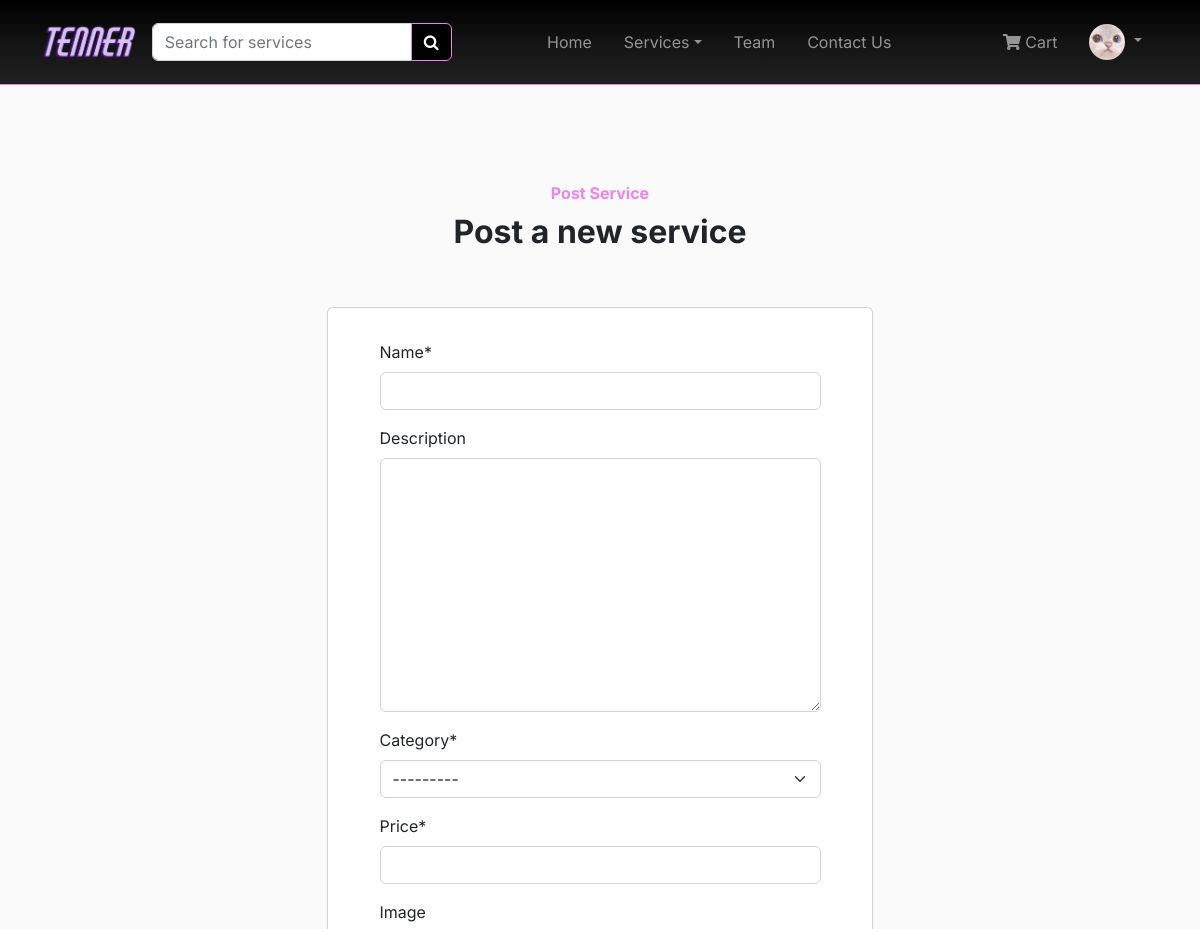
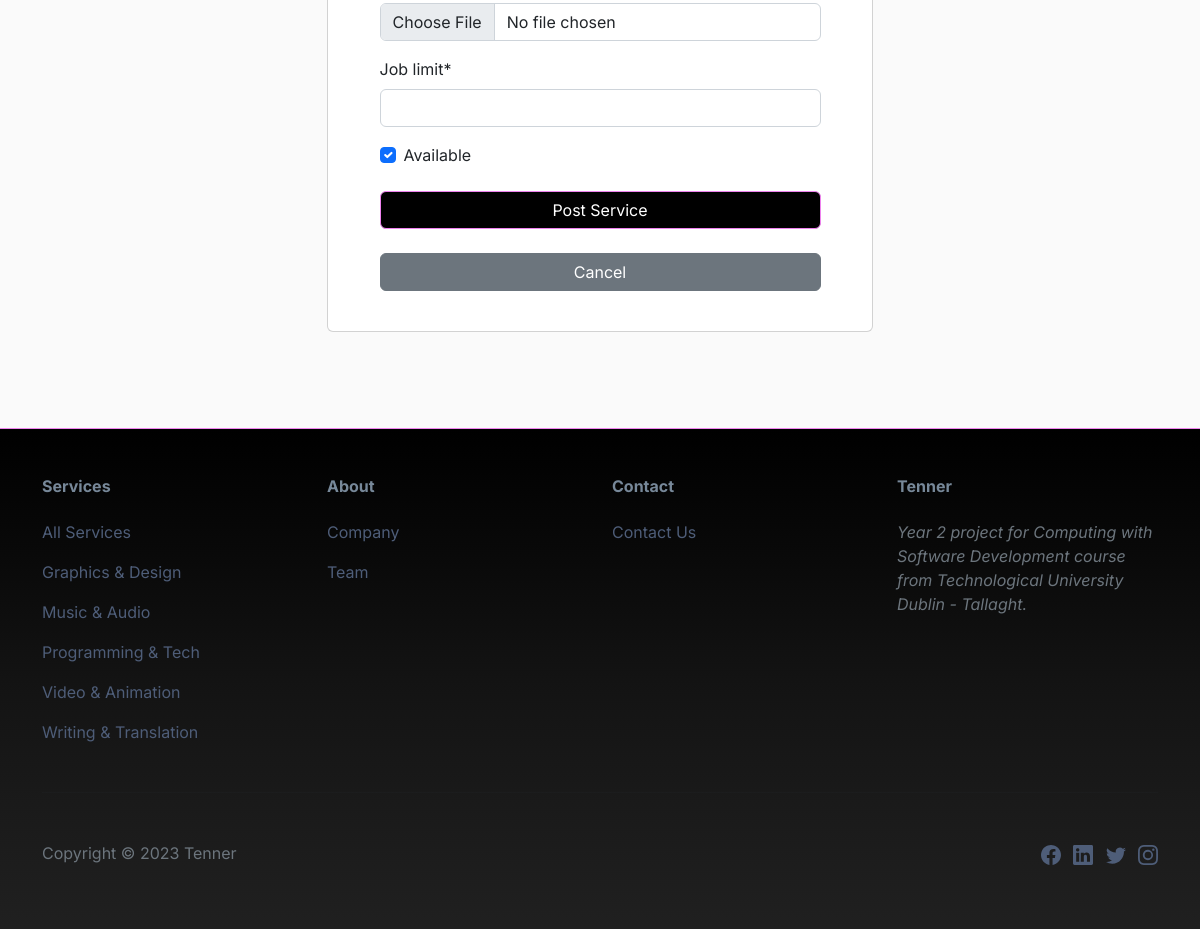
Page /services/new/ (signed in) on the committed database (2 pictures, top to bottom).
### accounts/models.py (models this page shows, shortened)
class CustomUser(AbstractUser):
    first_name = models.CharField(max_length=255)
    last_name = models.CharField(max_length=255)

class Profile(models.Model):
    user = models.OneToOneField(
        get_user_model(),
        null=True,
        on_delete=models.CASCADE,
    )
    email = models.EmailField(max_length=255)
    first_name = models.CharField(max_length=255)
    last_name = models.CharField(max_length=255)
    image = models.ImageField(upload_to='profile', blank=True, null=True)
    join_date = models.DateTimeField(auto_now_add=True, blank=True, null=True)

### services/models.py (models this page shows, shortened)
class Category(models.Model):
    id = models.UUIDField(
        primary_key=True,
        default=uuid.uuid4,
        editable=False)
    name = models.CharField(max_length=250, unique=True)
    description = models.TextField(blank = True)
    class Meta:
        ordering = ('name',)
        verbose_name = 'category'
        verbose_name_plural = 'categories'
    def get_absolute_url(self):
        return reverse('services:services_by_category', args=[self.id])
    def __str__(self):
        return self.name

class Service(models.Model):
    id = models.UUIDField(
        primary_key=True,
        default=uuid.uuid4,
        editable=False)
    name = models.CharField(max_length=250, unique=True)
    description = models.TextField(blank = True)
    category = models.ForeignKey(Category, on_delete=models.CASCADE)
    provider = models.ForeignKey(get_user_model(), on_delete=models.CASCADE)
    price = models.DecimalField(max_digits=10, decimal_places=2)
    image = models.ImageField(upload_to = 'service', blank=True)
    job_limit = models.IntegerField()
    available = models.BooleanField(default=True)
    created = models.DateTimeField(auto_now_add=True, blank = True, null= True)
    updated = models.DateTimeField(auto_now=True, blank = True, null= True)
    class Meta:
        ordering = ('name',)
        verbose_name = 'service'
        verbose_name_plural = 'services'

### services/views.py (the view, shortened to what this page needs)
# urls.py: path('new/', views.ServiceCreateView.as_view(), name='post_service'),
class ServiceCreateView(PermissionRequiredMixin, CreateView):
    permission_required = 'services.add_service'
    model = Service
    template_name = 'service_new.html'
    fields = [
        'name',
        'description',
        'category',
        'price',
        'image',
        'job_limit',
        'available',
    ]

### accounts/templatetags/auth_extras.py (called while the page is built)
@register.filter(name='has_group')
def has_group(user, group_name):
    group = Group.objects.get(name=group_name)
    if group in user.groups.all():
        return True
    return False

### cart/context_processors.py (called while the page is built)
def counter(request):
    item_count = 0
    if 'admin' in request.path:
        return {}
    else:
        try:
            cart = Cart.objects.filter(cart_id=_cart_id(request))
            cart_items = CartItem.objects.all().filter(cart=cart[:1])
            for cart_item in cart_items:
                item_count += cart_item.quantity
        except Cart.DoesNotExist:
            item_count = 0
    return {'item_count':item_count}

### cart/views.py (called while the page is built)
def _cart_id(request):
    cart = request.session.session_key
    if not cart:
        cart = request.session.create()
    return cart

### pages/context_processors.py (called while the page is built)
def category_links(request):
    category_links = Category.objects.all()
    return {'category_links': category_links}

### services/templates/service_new.html (shortened to what this page needs)
{% extends 'base.html' %}
{% load static %}
{% load crispy_forms_tags %}
{% block content %}
<section class="py-5">
    <div class="container py-5">
        <div class="row mb-4 mb-lg-5">
            <div class="col-md-8 col-xl-6 text-center mx-auto">
                <p class="fw-bold text-primary mb-2">Post Service</p>
                <h2 class="fw-bold">Post a new service</h2>
            </div>
        </div>
        <div class="row d-flex justify-content-center">
            <div class="col-md-6 col-xl-6">
                <div class="card">
                    <div class="card-body d-flex flex-column align-items-center">
                        <form method="POST" enctype="multipart/form-data">
                            <p>
                                {{ form | crispy }}
                            </p>
                            <button type="submit" class="btn btn-primary d-block w-100 my-4">Post Service</button>
                            <a href="{% url 'home' %}" type="button" class="btn btn-secondary d-block w-100 my-4">Cancel</a>
                        </form>
                    </div>
                </div>
            </div>
        </div>
    </div>
</section>
{% endblock %}

### pages/templates/navbar.html (shortened to what this page needs)
{% load auth_extras %}
{% load static %}
<nav class="navbar navbar-dark navbar-expand-md sticky-top navbar-shrink py-3" id="mainNav">
    <div class="container">
        <a class = "me-3" href = "/"><img src = "{% static 'images/tenner_logo7.png' %}" class = "w-100 logo-size" alt = "logo"></a>
        <div id="search-bar">
            <form action="{% url 'search:search_result' %}" method="GET" style="width: 100%;">
                <div class="input-group">
                    <input type="search" class="form-control" placeholder="Search for services" aria-label="Search"
                        name="q">
                    <button class="btn btn-primary" type="submit"><i class="fa fa-search"></i></button>
                </div>
            </form>
        </div>
        <div class="collapse navbar-collapse" id="navcol-1">
            <ul class="navbar-nav mx-auto">
                <li class="nav-item"><a class="nav-link" href="/">Home</a></li>
                <li class="nav-item">
                    <li class="nav-item dropdown">
                        <a class="nav-link dropdown-toggle" href="" role="button" data-bs-toggle="dropdown">Services</a>
                    </li>
                </li>
                <li class="nav-item"><a class="nav-link" href="{% url 'team' %}">Team</a></li>
                <li class="nav-item"><a class="nav-link" href="{% url 'contact:contact_us' %}">Contact Us</a></li>
            </ul>
            <ul class="navbar-nav navbar-right">
                {% if user.is_authenticated %}
                <div class="d-flex align-items-center">
                    {% if item_count > 0 %}
                    <li class="nav-item">
                        <a class="nav-link" href="{% url 'cart:cart_detail' %}">
                            <i class="fas fa-shopping-cart"></i>&nbsp;Cart ({{item_count}})
                    </a>
                    </li>
                    {% else %}
                    <li class="nav-item">
                        <a class="nav-link" href="{% url 'cart:cart_detail' %}">
                            <i class="fas fa-shopping-cart"></i>&nbsp;Cart
                        </a>
                    </li>
                    {% endif %}
                </div>
                    <li class="nav-item">
                        <li class="nav-item dropdown">
                            {% if user.profile.image %}
                            <a class="nav-link dropdown-toggle" role="button" data-bs-toggle="dropdown">
                                <img class="rounded-circle" src="{{ user.profile.image.url }}" width="36px;" alt="User profile image">
                            </a>
                            {% else %}
                            <a class="nav-link dropdown-toggle" href="" role="button" data-bs-toggle="dropdown">
                                <img class="rounded-circle" src="{% static 'images/default_profile_pic.jpg' %}" width="36px;" alt="User profile image">
                            </a>
                            {% endif %}
                        </li>
                    </li>
                {% endif %}
            </ul>
        </div>
    </div>
</nav>

### pages/templates/footer.html (shortened to what this page needs)
<footer>
    <div class="container py-4 py-lg-5">
        <div class="row justify-content-center">
            <div class="col-sm-4 col-md-3 text-center text-lg-start d-flex flex-column">
                <h3 class="fs-6 fw-bold">Services</h3>
                <ul class="list-unstyled">
                    <li><a href="{% url 'services:all_services' %}">All Services</a></li>
                    {% for category in category_links %}
                        <li><a href="{{ category.get_absolute_url }}">{{ category.name }}</a></li>
                    {% endfor %}
                </ul>
            </div>
            <div class="col-sm-4 col-md-3 text-center text-lg-start d-flex flex-column">
                <h3 class="fs-6 fw-bold">About</h3>
                <ul class="list-unstyled text-muted">
                    <li><a href="#">Company</a></li>
                    <li><a href="{% url 'team' %}">Team</a></li>
                </ul>
            </div>
            <div class="col-sm-4 col-md-3 text-center text-lg-start d-flex flex-column">
                <h3 class="fs-6 fw-bold">Contact</h3>
                <ul class="list-unstyled">
                    <li><a href="{% url 'contact:contact_us' %}">Contact Us</a></li>
                </ul>
            </div>
            <div class="col-lg-3 text-center text-lg-start d-flex flex-column align-items-center order-first align-items-lg-start order-lg-last">
                <h3 class="fs-6 fw-bold">Tenner</h3>
                <p class="text-muted fst-italic mb-4">Year 2 project for Computing with Software Development course from Technological University Dublin - Tallaght.</p>
            </div>
        </div>
        <hr>
        <div class="text-muted d-flex justify-content-between align-items-center pt-3">
            <p class="mb-0">Copyright © {% now 'Y' %} Tenner</p>
            <ul class="list-inline mb-0">
                <li class="list-inline-item pt-3">
                    <a href="https://www.facebook.com/" target="_blank">
                    </a>
                </li>
                <li class="list-inline-item pt-3">
                    <a href="https://www.linkedin.com/" target="_blank">
                    </a>
                </li>
                <li class="list-inline-item">
                    <a href="https://twitter.com/" target="_blank">
                    </a>
                </li>
                <li class="list-inline-item">
                    <a href="https://www.instagram.com/" target="_blank">
                    </a>
                </li>
            </ul>
        </div>
    </div>
</footer>

### static/css/style.css (style rules this page uses)
body { font-family: "Inter", "Helvetica Neue", Helvetica, Arial, sans-serif; background: #fafafa; }
#mainNav { border-bottom: solid violet 1px; background: linear-gradient(#000000, #090909, #131313, #1a1a1a, #202020); }
#mainNav .nav-link { margin-left: .5em; margin-right: .5em; }
footer { border-top: solid violet 1px; background: linear-gradient(#000000, #090909, #131313, #1a1a1a, #202020); }
footer h3, footer li { padding-bottom: 16px; color: lightslategray; }
footer svg { font-size: 1.25rem; }
footer li a:link, footer li a:visited { text-decoration: none; color: #4E5D78; }
.btn-primary { background-color: black; border-color: violet; color: white; }
.text-primary { color: violet!important; }

### static/css/custom.css (style rules this page uses)
.logo-size { height: 2.3rem; }

### rows in the picture
CustomUser: profile.image (picture)
Category: name "Graphics & Design"
Category: name "Music & Audio"
Category: name "Programming & Tech"
Category: name "Video & Animation"
Category: name "Writing & Translation"
